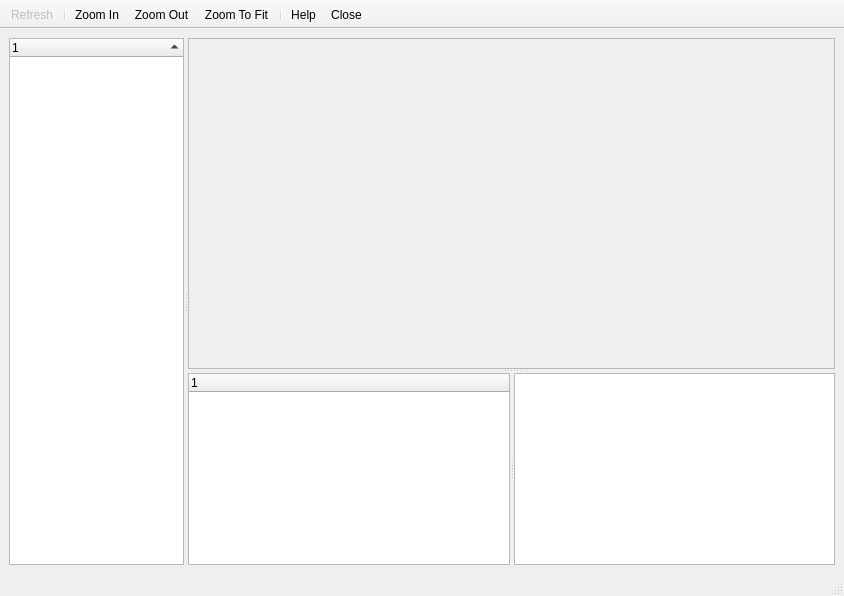
<ui version="4.0" >
 <class>NetViewer</class>
 <widget class="QMainWindow" name="NetViewer" >
  <property name="geometry" >
   <rect>
    <x>0</x>
    <y>0</y>
    <width>844</width>
    <height>596</height>
   </rect>
  </property>
  <property name="sizePolicy" >
   <sizepolicy>
    <hsizetype>5</hsizetype>
    <vsizetype>5</vsizetype>
    <horstretch>0</horstretch>
    <verstretch>0</verstretch>
   </sizepolicy>
  </property>
  <property name="contextMenuPolicy" >
   <enum>Qt::NoContextMenu</enum>
  </property>
  <property name="windowTitle" >
   <string>Tor Network Map</string>
  </property>
  <property name="windowIcon" >
   <iconset resource="../res/vidalia_common.qrc" >:/images/32x32/applications-internet.png</iconset>
  </property>
  <property name="toolButtonStyle" >
   <enum>Qt::ToolButtonTextUnderIcon</enum>
  </property>
  <widget class="QWidget" name="centralwidget" >
   <layout class="QVBoxLayout" >
    <property name="margin" >
     <number>9</number>
    </property>
    <property name="spacing" >
     <number>6</number>
    </property>
    <item>
     <widget class="QSplitter" name="splitter" >
      <property name="contextMenuPolicy" >
       <enum>Qt::NoContextMenu</enum>
      </property>
      <property name="orientation" >
       <enum>Qt::Horizontal</enum>
      </property>
      <property name="childrenCollapsible" >
       <bool>false</bool>
      </property>
      <widget class="RouterListWidget" name="treeRouterList" >
       <property name="sizePolicy" >
        <sizepolicy>
         <hsizetype>5</hsizetype>
         <vsizetype>7</vsizetype>
         <horstretch>1</horstretch>
         <verstretch>0</verstretch>
        </sizepolicy>
       </property>
       <property name="minimumSize" >
        <size>
         <width>175</width>
         <height>0</height>
        </size>
       </property>
       <property name="contextMenuPolicy" >
        <enum>Qt::CustomContextMenu</enum>
       </property>
       <property name="statusTip" >
        <string/>
       </property>
       <property name="indentation" >
        <number>0</number>
       </property>
       <property name="sortingEnabled" >
        <bool>true</bool>
       </property>
      </widget>
      <widget class="QSplitter" name="splitter3" >
       <property name="sizePolicy" >
        <sizepolicy>
         <hsizetype>5</hsizetype>
         <vsizetype>5</vsizetype>
         <horstretch>100</horstretch>
         <verstretch>0</verstretch>
        </sizepolicy>
       </property>
       <property name="contextMenuPolicy" >
        <enum>Qt::NoContextMenu</enum>
       </property>
       <property name="orientation" >
        <enum>Qt::Vertical</enum>
       </property>
       <property name="childrenCollapsible" >
        <bool>false</bool>
       </property>
       <widget class="QFrame" name="frmMap" >
        <property name="sizePolicy" >
         <sizepolicy>
          <hsizetype>7</hsizetype>
          <vsizetype>7</vsizetype>
          <horstretch>100</horstretch>
          <verstretch>100</verstretch>
         </sizepolicy>
        </property>
        <property name="minimumSize" >
         <size>
          <width>400</width>
          <height>300</height>
         </size>
        </property>
        <property name="contextMenuPolicy" >
         <enum>Qt::NoContextMenu</enum>
        </property>
        <property name="frameShape" >
         <enum>QFrame::StyledPanel</enum>
        </property>
        <property name="frameShadow" >
         <enum>QFrame::Raised</enum>
        </property>
        <layout class="QHBoxLayout" >
         <property name="margin" >
          <number>9</number>
         </property>
         <property name="spacing" >
          <number>6</number>
         </property>
         <item>
          <layout class="QGridLayout" >
           <property name="margin" >
            <number>0</number>
           </property>
           <property name="spacing" >
            <number>6</number>
           </property>
          </layout>
         </item>
        </layout>
       </widget>
       <widget class="QSplitter" name="splitter2" >
        <property name="sizePolicy" >
         <sizepolicy>
          <hsizetype>7</hsizetype>
          <vsizetype>1</vsizetype>
          <horstretch>100</horstretch>
          <verstretch>1</verstretch>
         </sizepolicy>
        </property>
        <property name="contextMenuPolicy" >
         <enum>Qt::NoContextMenu</enum>
        </property>
        <property name="orientation" >
         <enum>Qt::Horizontal</enum>
        </property>
        <property name="childrenCollapsible" >
         <bool>false</bool>
        </property>
        <widget class="CircuitListWidget" name="treeCircuitList" >
         <property name="sizePolicy" >
          <sizepolicy>
           <hsizetype>5</hsizetype>
           <vsizetype>5</vsizetype>
           <horstretch>100</horstretch>
           <verstretch>100</verstretch>
          </sizepolicy>
         </property>
         <property name="minimumSize" >
          <size>
           <width>300</width>
           <height>0</height>
          </size>
         </property>
         <property name="contextMenuPolicy" >
          <enum>Qt::CustomContextMenu</enum>
         </property>
         <property name="statusTip" >
          <string/>
         </property>
         <property name="sortingEnabled" >
          <bool>false</bool>
         </property>
        </widget>
        <widget class="RouterDescriptorView" name="textRouterInfo" >
         <property name="sizePolicy" >
          <sizepolicy>
           <hsizetype>5</hsizetype>
           <vsizetype>5</vsizetype>
           <horstretch>100</horstretch>
           <verstretch>100</verstretch>
          </sizepolicy>
         </property>
         <property name="contextMenuPolicy" >
          <enum>Qt::NoContextMenu</enum>
         </property>
         <property name="readOnly" >
          <bool>true</bool>
         </property>
        </widget>
       </widget>
      </widget>
     </widget>
    </item>
   </layout>
  </widget>
  <widget class="QStatusBar" name="statusbar" />
  <widget class="QToolBar" name="toolBar" >
   <property name="contextMenuPolicy" >
    <enum>Qt::NoContextMenu</enum>
   </property>
   <property name="movable" >
    <bool>false</bool>
   </property>
   <property name="orientation" >
    <enum>Qt::Horizontal</enum>
   </property>
   <attribute name="toolBarArea" >
    <number>4</number>
   </attribute>
   <addaction name="actionRefresh" />
   <addaction name="separator" />
   <addaction name="actionZoomIn" />
   <addaction name="actionZoomOut" />
   <addaction name="actionZoomToFit" />
   <addaction name="separator" />
   <addaction name="actionHelp" />
   <addaction name="actionClose" />
  </widget>
  <action name="actionRefresh" >
   <property name="enabled" >
    <bool>false</bool>
   </property>
   <property name="icon" >
    <iconset resource="../res/vidalia_common.qrc" >:/images/22x22/view-refresh.png</iconset>
   </property>
   <property name="text" >
    <string>Refresh</string>
   </property>
   <property name="toolTip" >
    <string>Refresh the list of Tor relays and connections</string>
   </property>
   <property name="statusTip" >
    <string>Refresh the list of Tor relays and connections</string>
   </property>
   <property name="shortcut" >
    <string>Ctrl+R</string>
   </property>
  </action>
  <action name="actionHelp" >
   <property name="icon" >
    <iconset resource="../res/vidalia_common.qrc" >:/images/22x22/help-browser.png</iconset>
   </property>
   <property name="text" >
    <string>Help</string>
   </property>
   <property name="toolTip" >
    <string>Show the network map help</string>
   </property>
   <property name="statusTip" >
    <string>Show network map help</string>
   </property>
   <property name="shortcut" >
    <string>F1</string>
   </property>
  </action>
  <action name="actionClose" >
   <property name="icon" >
    <iconset resource="../res/vidalia_common.qrc" >:/images/22x22/emblem-unreadable.png</iconset>
   </property>
   <property name="text" >
    <string>Close</string>
   </property>
   <property name="toolTip" >
    <string>Close the network map</string>
   </property>
   <property name="statusTip" >
    <string>Close the network map</string>
   </property>
   <property name="shortcut" >
    <string>Esc</string>
   </property>
  </action>
  <action name="actionZoomIn" >
   <property name="icon" >
    <iconset resource="../res/vidalia_common.qrc" >:/images/22x22/zoom-in.png</iconset>
   </property>
   <property name="text" >
    <string>Zoom In</string>
   </property>
   <property name="toolTip" >
    <string>Zoom in on the network map</string>
   </property>
   <property name="statusTip" >
    <string>Zoom in on the network map</string>
   </property>
   <property name="shortcut" >
    <string>+</string>
   </property>
  </action>
  <action name="actionZoomOut" >
   <property name="icon" >
    <iconset resource="../res/vidalia_common.qrc" >:/images/22x22/zoom-out.png</iconset>
   </property>
   <property name="text" >
    <string>Zoom Out</string>
   </property>
   <property name="toolTip" >
    <string>Zoom out on the network map</string>
   </property>
   <property name="statusTip" >
    <string>Zoom out on the network map</string>
   </property>
   <property name="shortcut" >
    <string>-</string>
   </property>
  </action>
  <action name="actionZoomToFit" >
   <property name="icon" >
    <iconset resource="../res/vidalia_common.qrc" >:/images/22x22/zoom-to-fit.png</iconset>
   </property>
   <property name="text" >
    <string>Zoom To Fit</string>
   </property>
   <property name="toolTip" >
    <string>Zooms to fit all currently displayed circuits</string>
   </property>
   <property name="statusTip" >
    <string>Zooms to fit all currently displayed circuits</string>
   </property>
   <property name="shortcut" >
    <string>Ctrl+Z</string>
   </property>
  </action>
 </widget>
 <customwidgets>
  <customwidget>
   <class>RouterDescriptorView</class>
   <extends>QTextEdit</extends>
   <header>network/routerdescriptorview.h</header>
  </customwidget>
  <customwidget>
   <class>RouterListWidget</class>
   <extends>QTreeWidget</extends>
   <header>network/routerlistwidget.h</header>
  </customwidget>
  <customwidget>
   <class>CircuitListWidget</class>
   <extends>QTreeWidget</extends>
   <header>network/circuitlistwidget.h</header>
  </customwidget>
 </customwidgets>
 <resources>
  <include location="../res/vidalia_common.qrc" />
 </resources>
 <connections>
  <connection>
   <sender>actionClose</sender>
   <signal>triggered()</signal>
   <receiver>NetViewer</receiver>
   <slot>close()</slot>
   <hints>
    <hint type="sourcelabel" >
     <x>-1</x>
     <y>-1</y>
    </hint>
    <hint type="destinationlabel" >
     <x>403</x>
     <y>322</y>
    </hint>
   </hints>
  </connection>
 </connections>
</ui>
